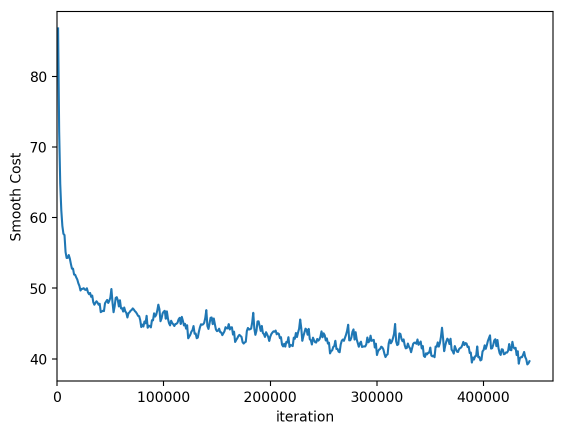
#> input picture assign4/basic_cost.png, 1129 x 869 px (shown at 1/2 size)
$ python -i img_jitter.py   (imports and definitions only)
#> lines starting #> are read from the running program, lines starting #| are printed output that depends on the picture
#> further down, picture is the input picture: shape (869, 1129, 3); mean B, G, R 250.3, 249.4, 248.1
"""
Make some a small random geometric and photometric jitter
    * flip
    * small rotation
    * color jitter

See also:
https://gombru.github.io/2017/09/14/data_augmentation/
https://blog.csdn.net/tsq292978891/article/details/79107775
https://www.jianshu.com/p/2078445c3ef7
"""

import numpy as np
from scipy import ndimage
from PIL import ImageEnhance
from PIL import Image
from tqdm import tqdm

class ImageJitter:

    def __init__(self):
        pass

    # [12 lines left out: function jitter_batch, not called in this run]

    def jitter_img(self, img):
        ret = np.array(img, copy=True)

        # random flip
        if np.random.choice([True, False]):
            ret = self.horrizonal_flip(ret)

        # random flip
        if np.random.choice([True, False]):
            rot_angle = np.random.uniform(-2, 2)
            ret = self.rotate(ret, rot_angle)

        # add noise
        if np.random.choice([True, False]):
            ret = self.add_gaussian_noisy(ret)
        else:
            ret = self.jitter_color(ret)
        return ret

    # [24 lines left out: functions batch_to_imgs, imgs_to_batch, not called in this run]

    @staticmethod
    def horrizonal_flip(img):
        """
        horrizonal flip the input img
        """
        # flip the second axis
        flipped = img[:, ::-1, :]
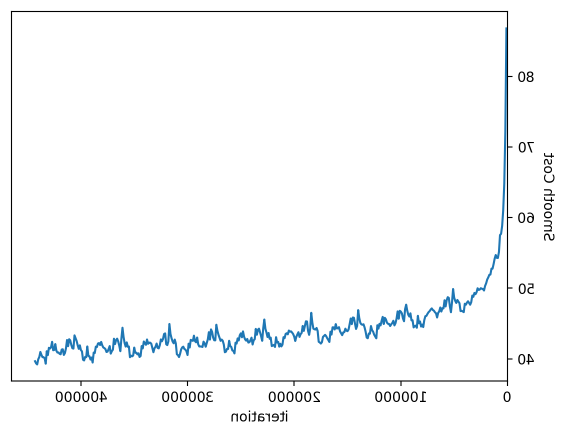
#> flipped: shape (869, 1129, 3) (shown at 1/2 size); mean B, G, R 250.3, 249.4, 248.1
        return flipped

    # [16 lines left out: functions rotate, add_gaussian_noisy, not called in this run]

    @staticmethod
    def jitter_color(img):
        """
        The impace factor are drawn from the uniform distribution
        factor = 1 will keep the orignal image
        factor = 0 will go to an extreme case
        """
        image = Image.fromarray(np.uint8(img*255))
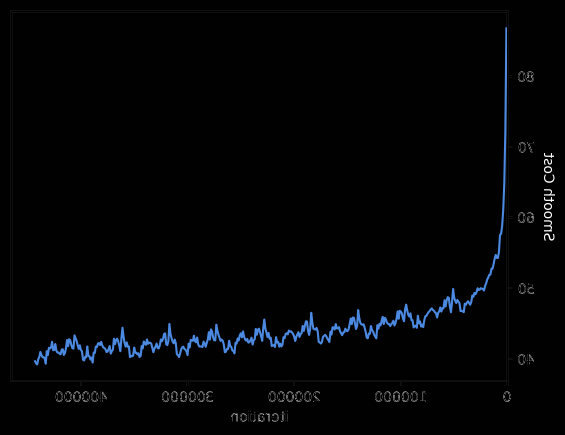
#> image: PIL image 1129x869 RGB (shown at 1/2 size); mean R, G, B 3.1, 4, 5.3
        factor = np.random.uniform(0.8, 1)
        image = ImageEnhance.Color(image).enhance(factor)
        factor = np.random.uniform(0.8, 1)
        image = ImageEnhance.Brightness(image).enhance(factor)
        factor = np.random.uniform(0.8, 1)
        image = ImageEnhance.Contrast(image).enhance(factor)
        factor = np.random.uniform(0.8, 1.2)
        result_img = ImageEnhance.Sharpness(image).enhance(factor)
        ret = np.asarray(result_img) / 255
        return ret

# [2 lines not run here, left out]
    # check diff for batch_to_imgs and imgs_to_batch

>>> import cv2
>>> picture = cv2.imread('../assign4/basic_cost.png')
>>> result = ImageJitter().jitter_img(picture)
